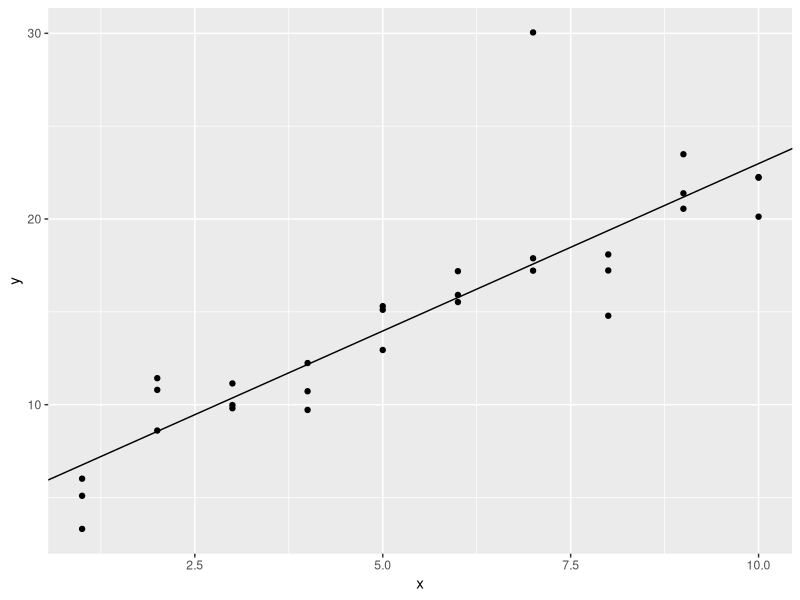
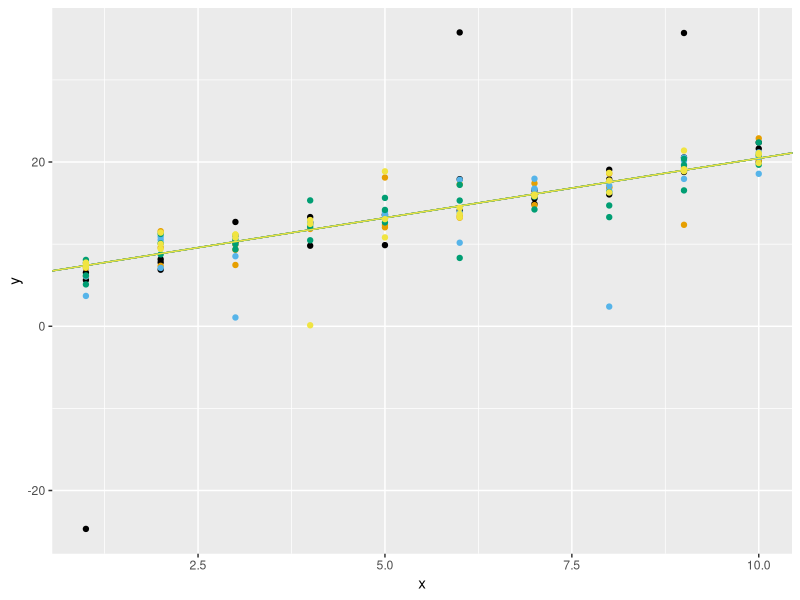

R code for these plots, in order:
## ---- chunk 1
knitr::opts_chunk$set(echo = TRUE)
#required packages
library(modelr)
library(tidyverse)
options(na.action = na.warn)
## ---- chunk 2
sim1a <- tibble(
  x = rep(1:10, each = 3),
  y = x * 1.5 + 6 + rt(length(x), df = 2)
)
## ---- chunk 3
#fit
model1 <- sim1a %>%
  lm(y~x, .) %>%
  coef(.)
#plot it
  ggplot(sim1a) +
  geom_abline(aes(intercept = model1[1], slope = model1[2])) +
  geom_point(mapping = aes(x,y))
## ---- chunk 4
#list to hold results
models <- list(NULL, NULL, NULL, NULL, NULL)

#loop to get data points and params
for(a in 1:5){
  #data gen
  dat_hold <- tibble(
  x = rep(1:10, each = 3),
  y = x * 1.5 + 6 + rt(length(x), df = 2))
  
  #param
  par_hold <- dat_hold %>%
  lm(y~x, .) %>%
  coef(.)
  
  #slam them into the list!
  models[[a]] <- list(dat_hold, par_hold)
  names(models)[a] <- paste0("model", a)
}
## ---- chunk 5
#cb friendly palette
cbbPalette <- c("#000000", "#E69F00", "#56B4E9", "#009E73", "#F0E442", "#0072B2", "#D55E00", "#CC79A7")

p <- ggplot()
for(b in seq_along(models)){
  p <- p+ geom_abline(aes(intercept = models[[b]][[2]][1], slope = models[[b]][[2]][2]), color = cbbPalette[b]) +
  geom_point(mapping = aes(x,y), data = models[[b]][[1]], color = cbbPalette[b])
}
p
